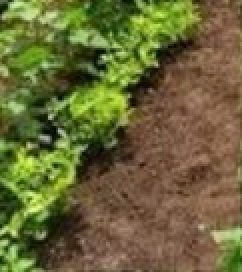
#> input picture Images/1c.jpg, 121 x 136 px (shown 2 times larger)
$ python q2.py
#> lines starting #> are read from the running program, lines starting #| are printed output that depends on the picture; after the words box and inside, x2 and y2 are one past the last pixel; in counts of white or black regions, pixels touching at a corner belong together
# D/ENG/24/0023/EE - ET3112
# Assignment 02 on Fitting
# Question 02

import cv2
import numpy as np
import matplotlib.pyplot as plt

# 1. Load the image and extract edges (bringing in the data from Q1)
image_path = '../Images/1c.jpg'
img = cv2.imread(image_path, cv2.IMREAD_GRAYSCALE)
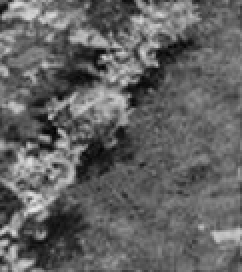
#> img: shape (136, 121) (shown 2 times larger); min 1, max 233, mean 98.4

if img is None:
    print("Error: Could not load image. Check the path.")
    exit()

edges = cv2.Canny(img, 550, 690)
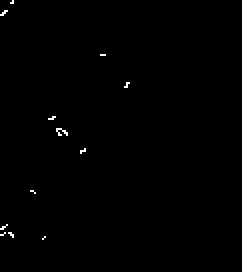
#> edges: shape (136, 121) (shown 2 times larger); 0.35% white in thin lines or dots, all inside (x1, y1, x2, y2) = (0, 0, 65, 120)
indices = np.where(edges != 0)
#> indices = 57 positions, rows 0 to 119, columns 0 to 64
x = indices[1]
#> x = 57 values, max 64 at index 13, min 0 at index 7, mean 23.12
y = indices[0]
#> y = 57 values from 0 to 119

# 2. Plot the x and y in a scatter plot
plt.figure(figsize=(8, 6))

# s=1 makes the scatter points small so it looks like fine lines
plt.scatter(x, y, s=1, color='black')

# Invert the y-axis so the plot matches the image orientation
plt.gca().invert_yaxis()

plt.title('Scatter Plot of Extracted Edges (Question 2)')
plt.xlabel('X coordinates')
plt.ylabel('Y coordinates')

# Save the plot inside the Question 2 folder
output_filename = 'q2_output.png'
plt.savefig(output_filename, bbox_inches='tight')
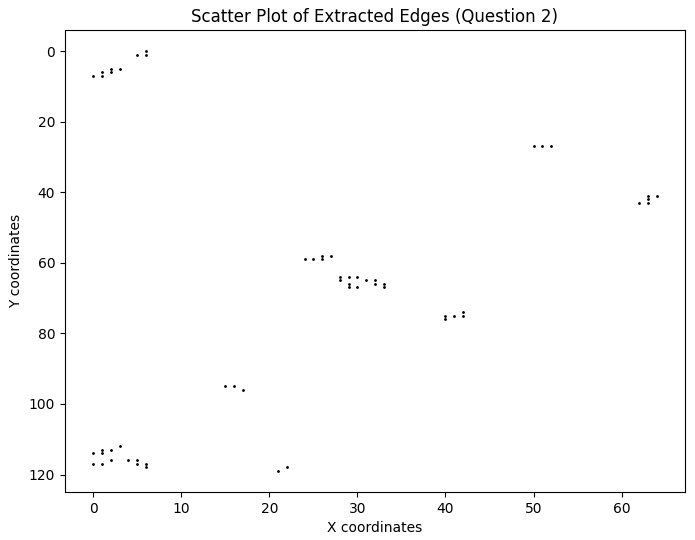
#> figure drawn by matplotlib, 1 panel
print(f"Scatter plot saved successfully as '{output_filename}'.")

# Display the plot
plt.show()

$ run again, with Images/1a.jpg copied over Images/1c.jpg
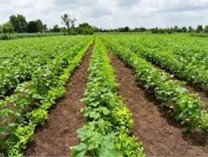
#> input picture Images/1a.jpg, 208 x 157 px
#> `edges = cv2.Canny(img, 550, 690)`:
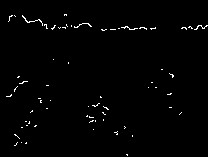
#> edges: shape (157, 208); 1.1% white in thin lines or dots, all inside (x1, y1, x2, y2) = (6, 14, 208, 156)
#> indices = 371 positions, rows 14 to 155, columns 6 to 207
#> x = 371 values, max 207 at index 81, min 6 at index 253, mean 89.12
#> y = 371 values from 14 to 155
#> `plt.savefig(output_filename, bbox_inches='tight')`:
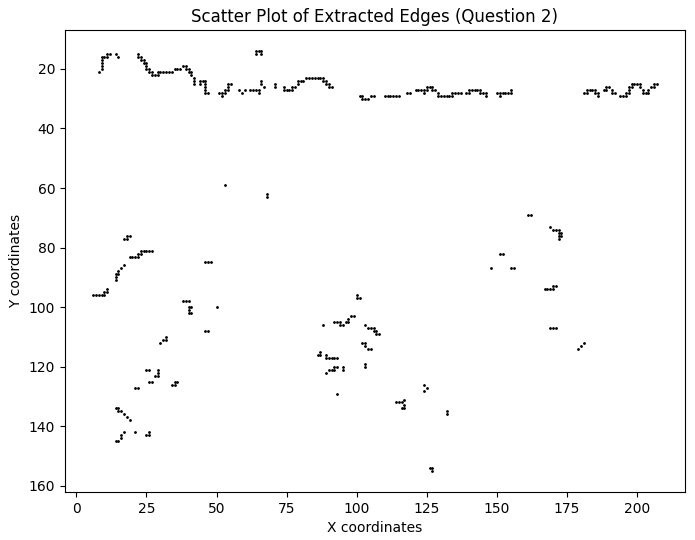
#> figure drawn by matplotlib, 1 panel
